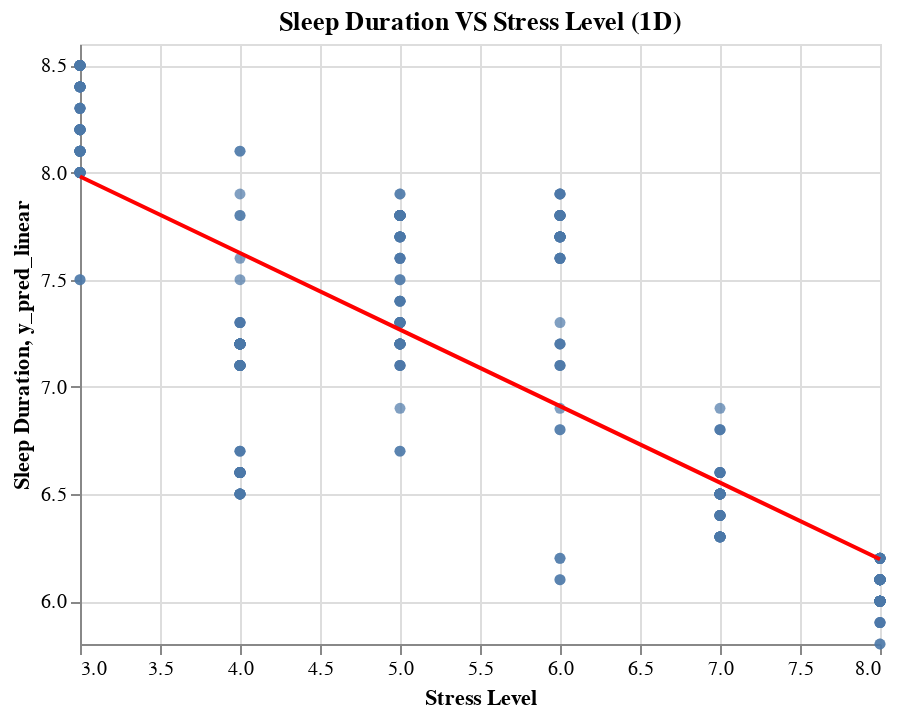

The cell this chart's notebook holds for it:
### Code cell
c2 = alt.Chart(df).mark_line(color="red").encode(
    x=alt.X("Stress Level", scale=alt.Scale(zero=False)),
    y=alt.Y("y_pred_linear", scale=alt.Scale(zero=False))
).properties(
    title="Sleep Duration VS Stress Level (1D)"
)

c1+c2

### Figure 1 — Vega-Lite specification as saved in the notebook (floating-point values rounded to 4 significant figures; data arrays with more than 128 entries replaced by an {"elided": "..."} marker saying what was removed)
{"config": {"view": {"continuousWidth": 400, "continuousHeight": 300}}, "layer": [{"mark": "circle", "encoding": {"x": {"field": "Stress Level", "scale": {"zero": false}, "type": "quantitative"}, "y": {"field": "Sleep Duration", "scale": {"zero": false}, "type": "quantitative"}}}, {"mark": {"type": "line", "color": "red"}, "encoding": {"x": {"field": "Stress Level", "scale": {"zero": false}, "type": "quantitative"}, "y": {"field": "y_pred_linear", "scale": {"zero": false}, "type": "quantitative"}}, "title": "Sleep Duration VS Stress Level (1D)"}], "data": {"name": "data-b0d19371063d45a28e0953c6517fda33"}, "$schema": "https://vega.github.io/schema/vega-lite/v4.17.0.json", "datasets": {"data-b0d19371063d45a28e0953c6517fda33": {"elided": "374 records"}}}
